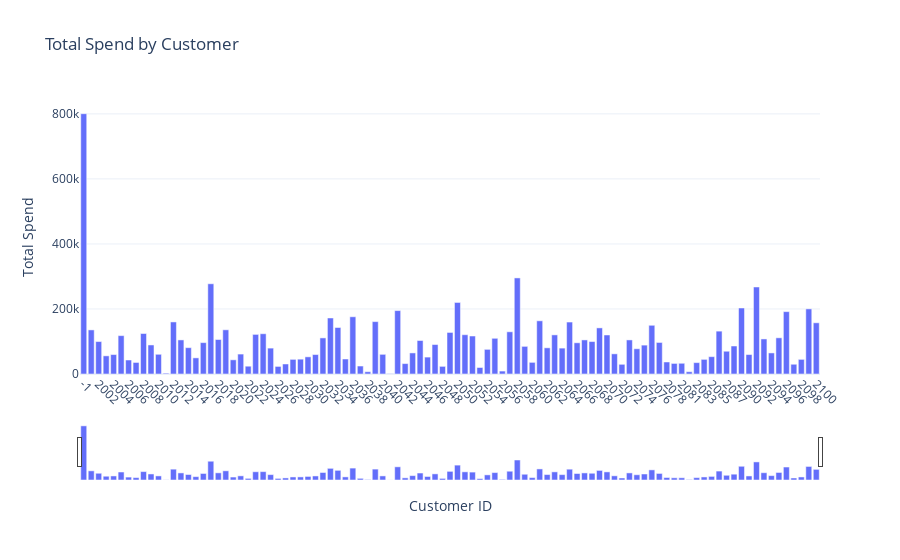

Source (notebook cell):
### Code cell
customer_spend = df.groupby("Customer_ID")["Total_Amount"].sum().reset_index()

fig7 = px.bar(
    customer_spend,
    x="Customer_ID",
    y="Total_Amount",
    title="Total Spend by Customer",
    labels={"Customer_ID": "Customer ID", "Total_Amount": "Total Spend"},
    template="plotly_white"
)

fig7.update_layout(
    xaxis=dict(
        tickangle=45,
        rangeslider=dict(visible=True),  # Scrollable
        type='category'
    )
)
fig7.show()
